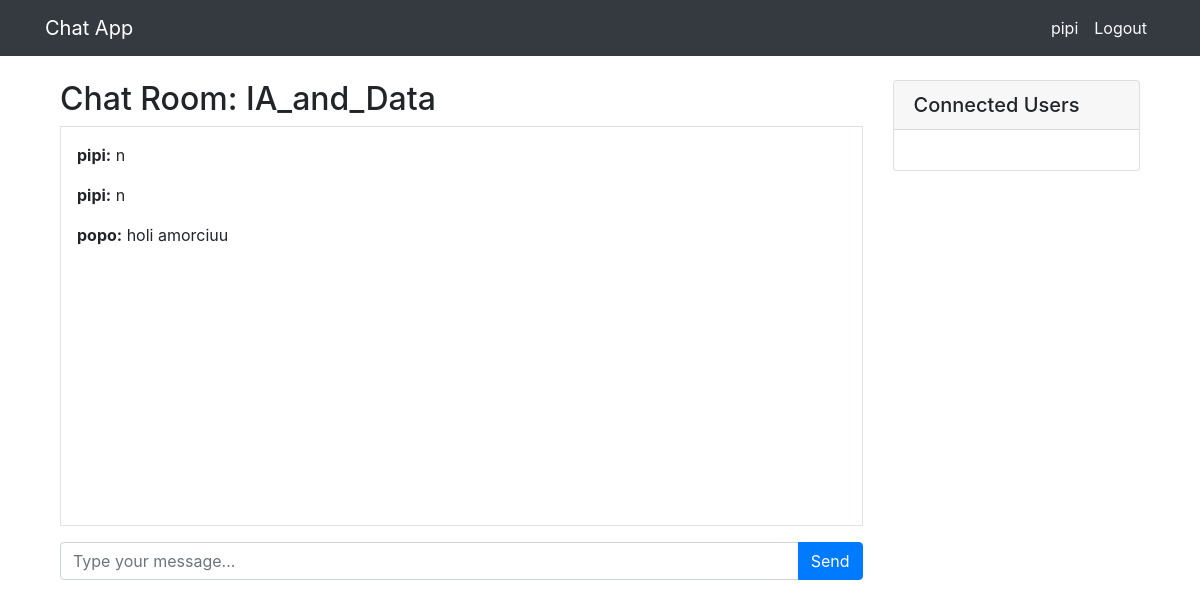
The app's page /chat/IA_and_Data/ (signed in), older data.
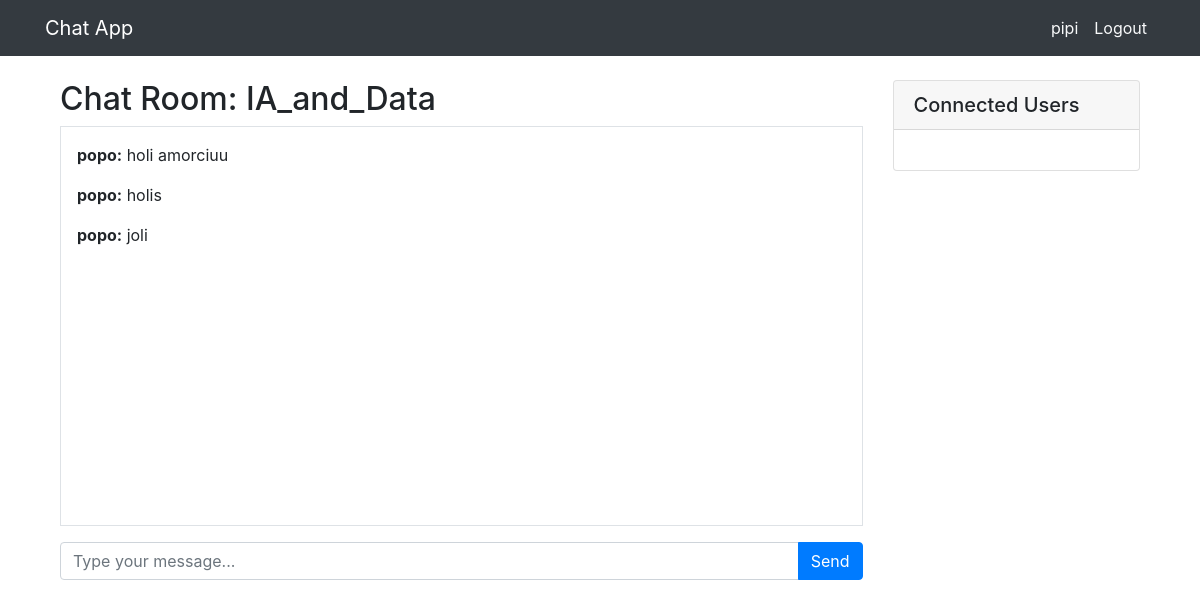
The same page, newer data.
### chat/models.py (models this page shows, shortened)
class Message(models.Model):
    room = models.ForeignKey(ChatRoom, on_delete=models.CASCADE, related_name='messages')
    user = models.ForeignKey('auth.User', on_delete=models.CASCADE)
    content = models.TextField()
    timestamp = models.DateTimeField(auto_now_add=True)
    class Meta:
        ordering = ['timestamp']

### chat/views.py (the view)
# urls.py: path('<str:room_name>/', views.room, name='room'),
def room(request, room_name):
    chatroom = ChatRoom.objects.get(name=room_name)
    last_messages = chatroom.messages.order_by('-timestamp')[:3][::-1]
    return render(request, 'chat/room.html', {
        'room_name': room_name,
        'chatroom': chatroom,
        'last_messages': last_messages
    })

### chat/templates/chat/room.html (shortened to what this page needs)
{% extends 'base.html' %}
{% block content %}
    <div class="container mt-4">
        <div class="row">
            <div class="col-md-9">
                <h2>Chat Room: {{ room_name }}</h2>
                <div id="chat-log" class="border p-3 mb-3" style="height: 400px; overflow-y: auto;">
                    {% for message in last_messages %}
                        <p><strong>{{ message.user.username }}:</strong> {{ message.content }}</p>
                    {% endfor %}
                </div>
                {% if user.is_authenticated %}
                <div class="input-group">
                    <input type="text" id="chat-message-input" class="form-control" placeholder="Type your message...">
                    <div class="input-group-append">
                        <button id="chat-message-submit" class="btn btn-primary">Send</button>
                    </div>
                </div>
                {% endif %}
            </div>
            <div class="col-md-3">
                <div class="card">
                    <div class="card-header">
                        <h5 class="mb-0">Connected Users</h5>
                    </div>
                    <div class="card-body">
                    </div>
                </div>
            </div>
        </div>
    </div>
{% endblock %}

Row changes from the older to the newer data that the page shows:
no longer on this page (row unchanged): Message: user.username "pipi", content "n"
no longer on this page (row unchanged): Message: user.username "pipi", content "n"
added Message: user.username "popo", content "holis"
added Message: user.username "popo", content "joli"
